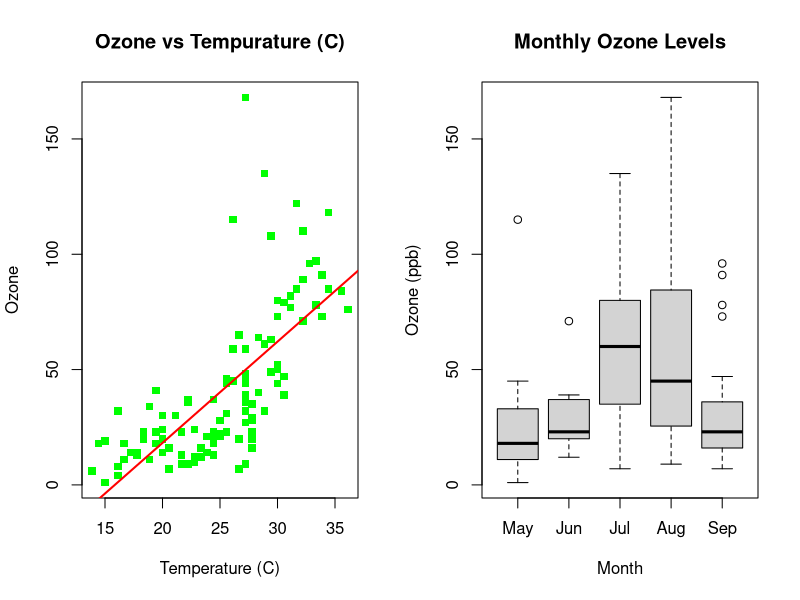

Source code (R):
#A
airquality #shows the airquality dataset
?airquality #shows the help page for the Airquality dataset
str(airquality) #shows the structure of airquality
head(airquality) #shows the first 6 rows of the airquality dataset
summary(airquality) #shows basic descriptive statistics of the dataset

#B
new_airquality=airquality #created a new dataset named new_airquality
degF_to_degC=5/9 #new object for F to C conversion
offset=32 #new offset
temp=new_airquality$Temp #created new object for temp, which was from the dataset
tempC=(temp-offset)*degF_to_degC #creates a new object for tempC, which is the old temp converted to C
new_airquality$TempC=tempC #creates a new column in the new_airquality dataset for TempC
head(new_airquality) 
date_index=seq(
  from=as.Date("1973-05-01"),
  to=as.Date("1973-09-30"),
  by= "day"
)#This generated a sequence of calendar dates from May 1, 1973 to September 30, 1973
new_airquality$Date=date_index #This adds it to the new_airquality dataset
head(new_airquality)


#C
new_airquality$MonthF=factor(
  new_airquality$Month,
  levels=5:9, #this specifies which number to assign which month 5-9
  labels=c("May", "Jun", "Jul", "Aug", "Sep"), #this tells which month gets which number
  ordered=TRUE #this makes it an ordered factor
)
head(new_airquality)
table(new_airquality$MonthF) #this creates a one-way frequency table that shows the number of days in each month

temp25=new_airquality$TempC>25 #this creates a logical variable for temperatures that are greater than 25
table(new_airquality$MonthF, temp25)#this creates a two-way frequency table that includes the new temp25 logic

#D
new_airquality[10:15, c("Ozone", "Temp", "Wind")] #the 10:15 selects the rows 10 through 15
#while the next section allows for those 3 columns to be selected only
drop=c(30:120, 130:145) #this creates an object to drop the selected rows
new_airquality[-drop,] #this uses negative indexing to drop the specified rows
temp30wind8=new_airquality[new_airquality$TempC>=30 & new_airquality$Wind<8,]
#filters rows where TempC >=30 and where Wind <8
temp30wind8
solarRmissing=new_airquality[new_airquality$MonthF=="Aug" & is.na(new_airquality$Solar.R),]
#this filters rows where the month is Aug and the value fo Solar.R is NA
solarRmissing

#E
mean(new_airquality$Ozone)
median(new_airquality$Ozone)
sd(new_airquality$Ozone)
#all three of these come back with NA because some of the value within them are NA.
mean(new_airquality$Ozone, na.rm=TRUE)
median(new_airquality$Ozone, na.rm=TRUE)
sd(new_airquality$Ozone, na.rm=TRUE)
#removing the NAs from the equation makes it possible to calculate the values.
aq_noNA=na.omit(new_airquality) #this omits any values in new_airquality that are NA
nrow(aq_noNA) #this calculates how many rows are left

#F
ozone_75=quantile(new_airquality$Ozone, .75, na.rm=TRUE) #This creates the 75th percentile for Ozone.
high_ozone=subset(new_airquality, Ozone>=ozone_75) #This creates a subset for the top 25% of Ozone
high_ozone
new_airquality=transform(
  new_airquality,
  Ozone_z=(Ozone-mean(Ozone, na.rm =TRUE))/sd(Ozone, na.rm=TRUE)
)
#This adds a new column while also subtracting the mean while ignoring NAs, then divides by the SD
#This creates a new column containing Z-scores 
head(new_airquality[, c("Ozone", "Ozone_z")])
summary(new_airquality$Ozone_z)

#G

par(mfrow=c(1,2)) #This sets the parameters for plotting windows into a grid with 1 row and 2 columns

plot(
  aq_noNA$TempC, #this is the x-axis
  aq_noNA$Ozone, #this is the y-axis
  pch=15, #this is the plotting symbol
  col="green",
  xlab="Temperature (C)",
  ylab= "Ozone",
  main="Ozone vs Tempurature (C)"
)
  abline(lm(Ozone~TempC, data=aq_noNA), col="red", lwd=2) #This adds a fitted regression line
  
boxplot(Ozone ~ MonthF, data = aq_noNA,
          xlab = "Month", ylab = "Ozone (ppb)",
          main = "Monthly Ozone Levels")
